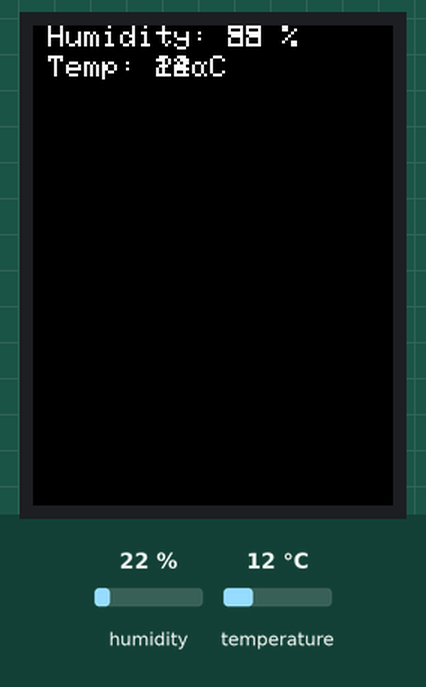
The sketch below on a simulated Arduino Uno, built with avr-gcc and run on an emulated ATmega328P. Parts: 240×320 colour display. The inputs (shaded band) are chosen by the test bench; at power-on: humidity 55 %, temperature 24 °C.

1.5 s: humidity set to 22 %
3.8 s: temperature set to 12 °C
Above: at 5.5 s.
5.8 s: humidity set to 40 %
7.9 s: temperature set to 19 °C
Timing chart, 0 to 10.9 s (numbered marks = the images above; inputs shaded):
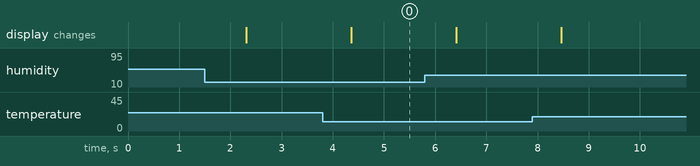

Measured:
- after the input at 3.8 s, the display: changes after 0.56 s (image 0)

The sketch:

TFT2.4inch_DHT_Sensor.ino
```cpp
#define LCD_CS A3
#define LCD_CD A2
#define LCD_WR A1
#define LCD_RD A0
// you can also just connect RESET to the arduino RESET pin
#define LCD_RESET A4
//Duemilanove/Diecimila/UNO/etc ('168 and '328 chips) microcontoller:
// Color definitions
#define	BLACK           0x0000
#define	BLUE            0x001F
#define	RED             0xF800
#define	GREEN           0x07E0
#define CYAN            0x07FF
#define MAGENTA         0xF81F
#define YELLOW          0xFFE0
#define WHITE           0xFFFF

#include "TFTLCD.h"
#include <dht.h>

#define dht_dpin 10 //no ; here. Set equal to channel sensor is on

dht DHT;

TFTLCD tft(LCD_CS, LCD_CD, LCD_WR, LCD_RD, LCD_RESET);

void setup(void)
{
  tft.reset();
  tft.initDisplay();
  tft.fillScreen(BLACK);

  pinMode(10, INPUT);
} // setup

void loop(void)
{
  DHT.read11(dht_dpin);

  tft.setTextColor(WHITE);
  tft.setTextSize(2);

  tft.setCursor(10, 0);
  tft.print("Humidity: ");
  tft.print(round(DHT.humidity));
  tft.print(" %");

  tft.setCursor(10, 20);
  tft.print("Temp: ");
  tft.print(round(DHT.temperature));
  tft.print((char)223);
  tft.print("C");

  delay(1000);

} // loop
```
